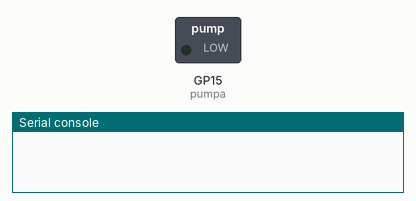
A program run on a simulated Raspberry Pi Pico running MicroPython. On the bench: switched loads named in the program (green lamp = pin HIGH), the last lines printed to the serial console. At 0.5 s the program stops and its outputs stay as they are.

Above: at 0.1 s.
At 0.6 s:
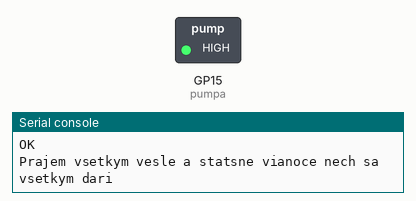
Timing chart, 0 to 2.0 s (numbered marks = the images above):
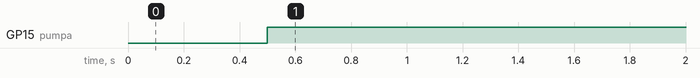

The program:

skuska_rele_BIO.py
```python
from machine import Pin
from time import sleep

pumpa = Pin(15, Pin.OUT)

pumpa.high()


pumpa.low()
sleep(0.5)
pumpa.high()
print('OK')
print('Prajem vsetkym vesle a statsne vianoce nech sa vsetkym dari')
```

Measured:
- by itself, GP15 (pumpa): LOW → HIGH at 0.50 s
